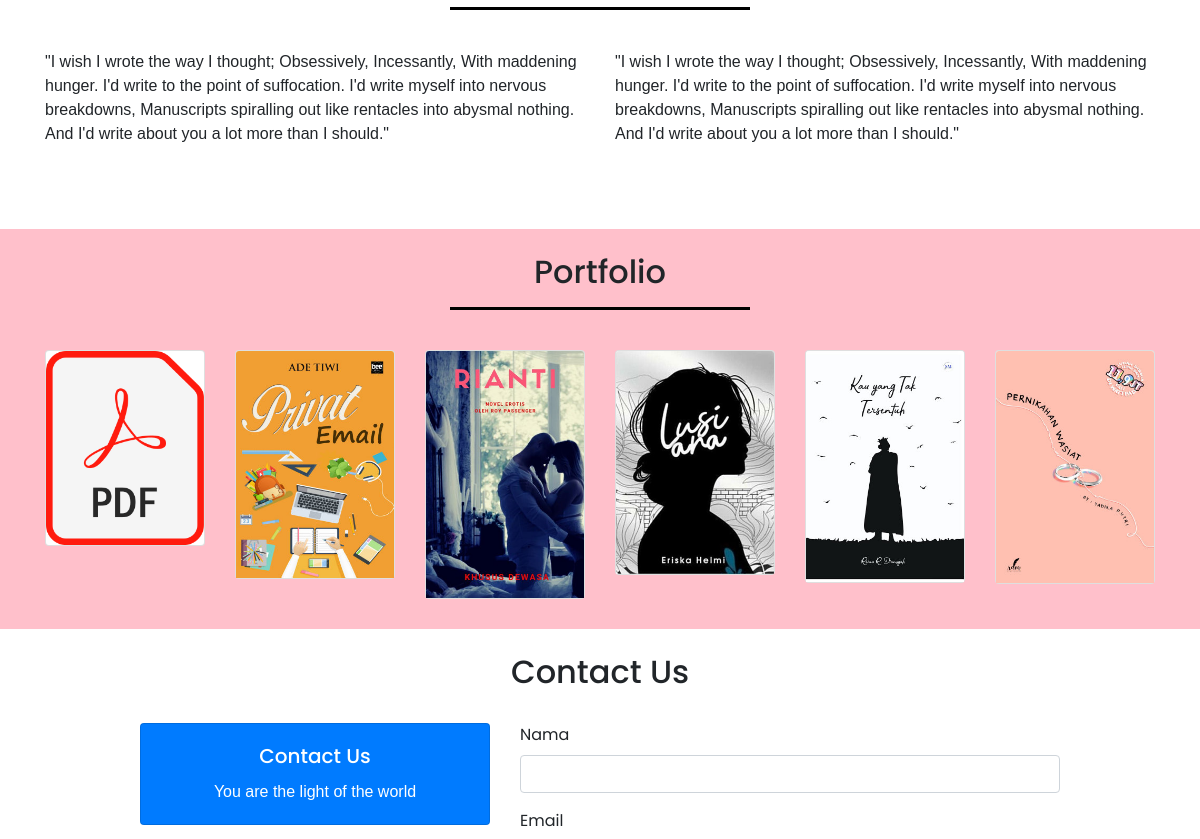
The app's page / (middle part), older data.
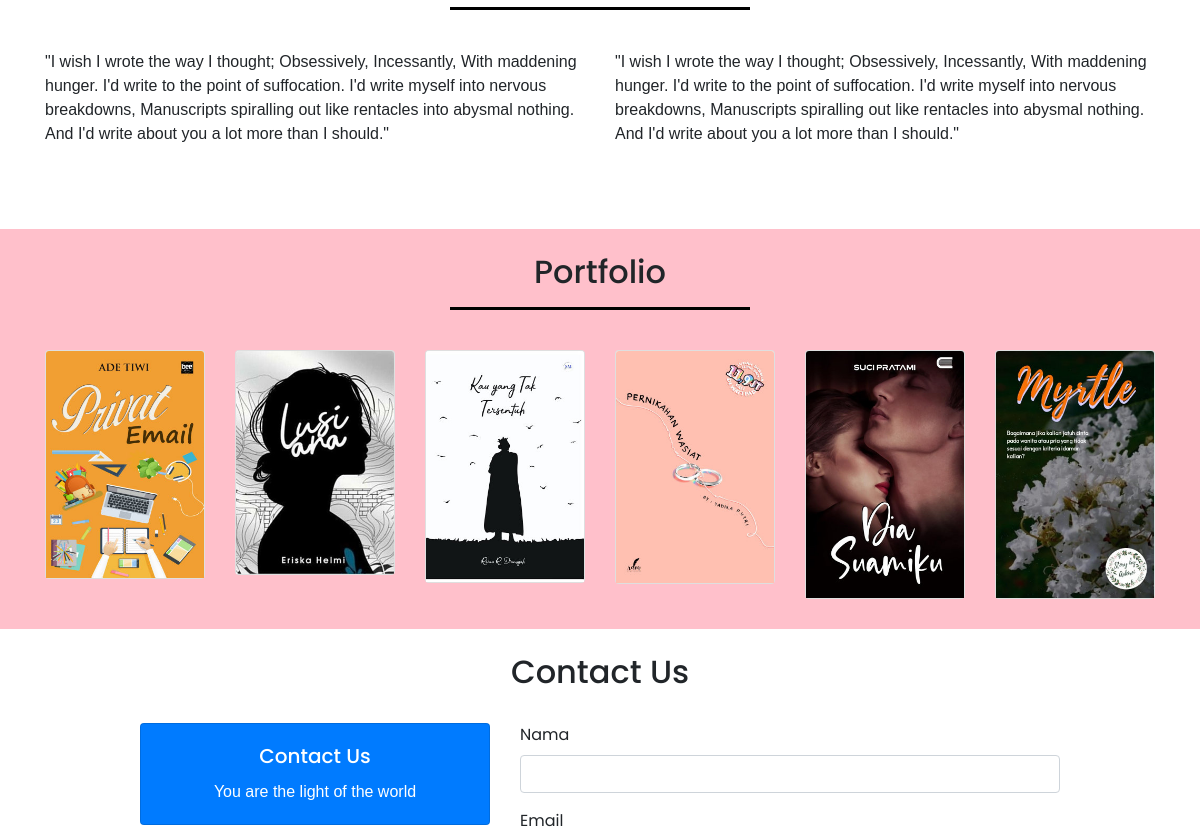
The same page, newer data.
### ebook/models.py (models this page shows, shortened)
class Ebook(models.Model):
	judul = models.CharField(max_length=255, blank=True)
	thumbnail = models.ImageField(upload_to='documents/', default="/default-img.png")
	author = models.ForeignKey(User, on_delete=models.CASCADE, default=1, blank=True, null=True)
	file = models.FileField(upload_to='documents/')
	upload = models.DateTimeField(auto_now_add=True)
	pengarang = models.CharField(max_length=255, blank=True)
	penerbit = models.CharField(max_length=255, blank=True)
	deskripsi = models.TextField(default="Beautiful masterpiece")
	slug = models.SlugField(blank=True, editable=False)

### ebook_server/views.py (the view)
# urls.py: path('', views.index, name="index"),
def index(request):
	ebook = Ebook.objects.all().order_by('-upload')[:6]
	return render(request, 'index.html', {'ebook_preview':ebook})

### templates/index.html (shortened to what this page needs)
{% load static %}
<!DOCTYPE html>
<html lang="en">
<head>
  <link rel="stylesheet" href="https://stackpath.bootstrapcdn.com/bootstrap/4.5.2/css/bootstrap.min.css">
  <link rel="stylesheet" type="text/css" href="{% static "css/style.css" %}">
  <link rel="stylesheet" href="{% static "css/ebook.css" %}">
</head>
<body class="">
  <section class="about" id="about">
    <div class="container">
      <div class="row pt-4 mb-4">
        <div class="col">
          <hr>
        </div>
      </div>
      <div class="row">
        <div class="col-sm-6">
          <p>"I wish I wrote the way I thought; Obsessively, Incessantly, With maddening hunger. I'd write to the point of suffocation. I'd write myself into nervous breakdowns, Manuscripts spiralling out like rentacles into abysmal nothing. And I'd write about you a lot more than I should."</p>
        </div>
        <div class="col-sm-6">
          <p>"I wish I wrote the way I thought; Obsessively, Incessantly, With maddening hunger. I'd write to the point of suffocation. I'd write myself into nervous breakdowns, Manuscripts spiralling out like rentacles into abysmal nothing. And I'd write about you a lot more than I should."</p>
        </div>
      </div>
    </div>
  </section>
  <section class="portfolio" id="portfolio">
    <div class="container">
      <div class="row pt-4 mb-4">
        <div class="col text-center">
          <h2>Portfolio</h2>
          <hr>
        </div>
      </div>
      <div class="row">
        {% for ebook in ebook_preview %}
        <div class="col">
          <div class="card">
            <img class="card-img-top" src="{{ebook.thumbnail.url}}" alt="Card image cap">
          </div>
        </div>
        {% endfor %}
      </div>
    </section>
    <section id="contact" class="contact">
      <div class="container">
        <div class="row pt-4 mb-4">
          <div class="col text-center">
            <h2>Contact Us</h2>
          </div>
        </div>
        <div class="row justify-content-center">
          <div class="col-lg-4">
            <div class="card text-white bg-primary mb-3 text-center">
              <div class="card-body">
                <h5 class="card-title">Contact Us</h5>
                <p class="card-text">You are the light of the world</p>
              </div>
            </div>
          </div>
          <div class="col-lg-6">
            <form>
              <div class="form-group">
                <label for="nama">Nama</label>
                <input type="text" class="form-control" id="nama">
              </div>
              <div class="form-group">
                <label for="email">Email</label>
              </div>
            </form>
          </div>
        </div>
      </div>
    </section>
  </body>
  </html>

### static/css/style.css (style rules this page uses)
html { position: relative; }
body { margin-bottom: 100px; }
hr { width: 300px; border-top: 3px solid black; }
section { min-height: 300px; }
.about { min-height: 300px; }
.portfolio { background-color: pink; height: 400px; }
.contact { min-height: 700px; }

### static/css/ebook.css (style rules this page uses)
* { font-family: 'Poppins', sans-serif; }
p { font-family: 'Arial'; }

Row changes from the older to the newer data that the page shows:
removed Ebook: thumbnail (placeholder picture)
removed Ebook: thumbnail (picture)
now on this page (row edited): Ebook: thumbnail (picture)
now on this page (row unchanged): Ebook: thumbnail (picture)
